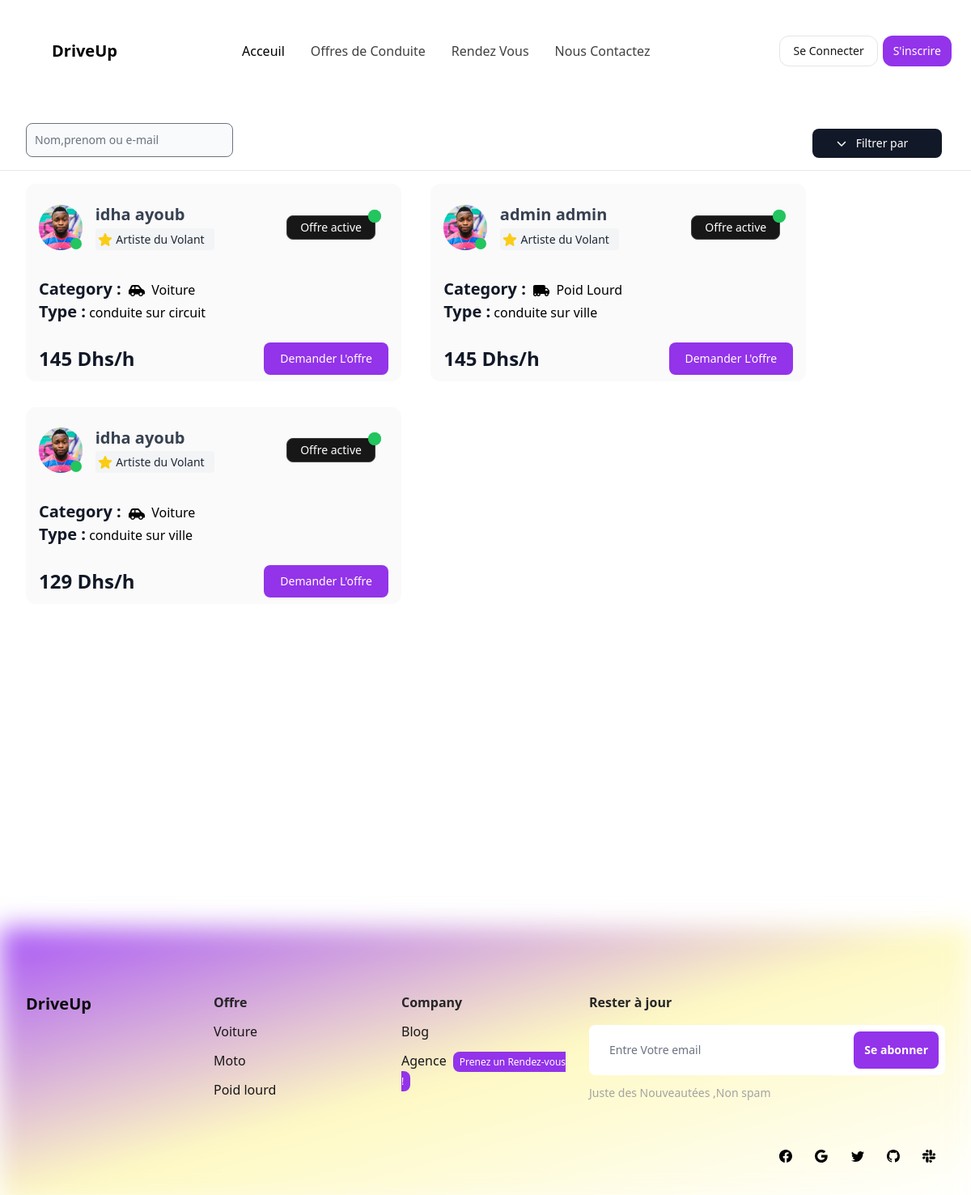
Page /driving_offers on the earlier database version.
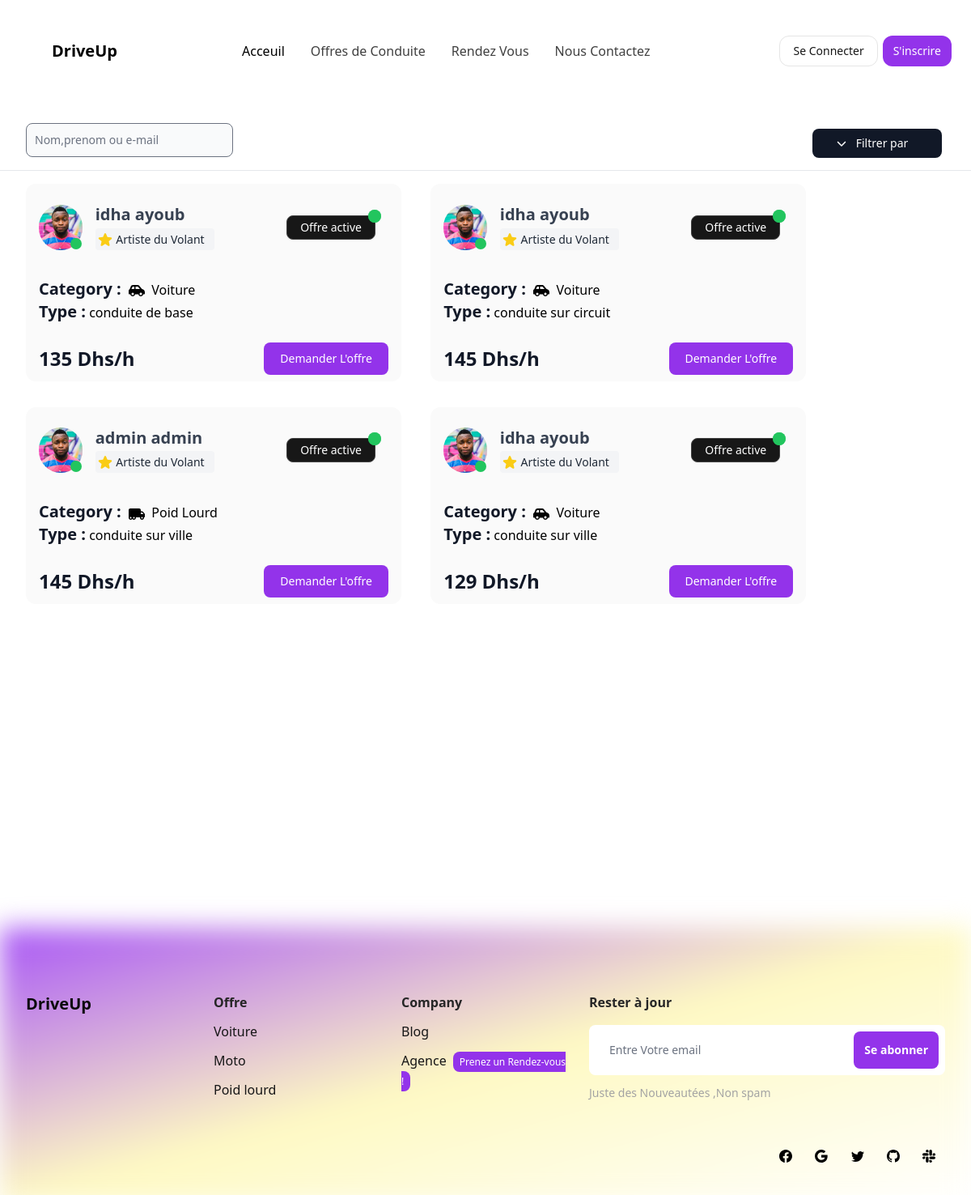
Same page on the later database version.
### app/models.py (models this page shows, shortened)
class Driving_offer(models.Model):
    conduite_de_base='conduite de base'
    conduite_sur_ville='conduite sur ville'
    conduite_sur_circuit='conduite sur circuit'
    driving_offer_CHOICES=[
        (conduite_de_base,'conduite de base'),
        (conduite_sur_ville,'conduite sur ville'),
        (conduite_sur_circuit,'conduite sur circuit'),
    ]
    driver=models.ForeignKey(Driver,on_delete=models.CASCADE,null=True)
    offer_type=models.CharField(max_length=30,choices=driving_offer_CHOICES)
    price_per_hour=models.IntegerField(null=True)
    is_active=models.BooleanField(null=True,default=False)

class Driver(models.Model):
    CAR = 'Voiture'
    MOTO = 'Moto'
    POIDS_LOURD = 'Poids Lourd'
    VEHICLE_CHOICES = [
        (CAR ,'Voiture'),
        (MOTO ,'Moto'),
        (POIDS_LOURD ,'Poids lourd'),
    ]
    Artiste_du_Volant='Artiste du Volant'
    Maitre_Conducteur='Maitre Conducteur'
    Expert_au_Volant='Expert au Volant'
    LEVEL_CHOICES=[
        (Artiste_du_Volant, 'Artiste du Volant'),
        (Maitre_Conducteur, 'Maitre Conducteur'),
        (Expert_au_Volant, 'Expert au Volant'),
    ]
    user=models.OneToOneField(User,on_delete=models.CASCADE,null=True)
    level=models.CharField(max_length=20,choices=LEVEL_CHOICES,null=True)
    is_driver=models.BooleanField(null=True)
    vehicle = models.CharField(max_length=20, choices=VEHICLE_CHOICES,null=True)

class User_otherfields(models.Model):
    user=models.OneToOneField(User,on_delete=models.CASCADE,null=True)
    profile_image=models.ImageField(upload_to="static" , null=True)
    cni=models.CharField(max_length=10,blank=True)

### sfe/views.py (the view)
# urls.py: path('driving_offers',views.driving_offers,name="driving_offers"),
def driving_offers(request):
    driving_offers=Driving_offer.objects.all().order_by("-id")
    cars=Car.objects.all()
    bikes=Bike.objects.all()
    trucks=Truck.objects.all()
    context={
        'driving_offers':driving_offers,
        'cars':cars,
        'bikes':bikes,
        'trucks':trucks,
    }
    return render(request,"main/driving_offers.html",context)

### templates/main/driving_offers.html (shortened to what the changed rows need)
{% extends 'base.html' %}
{% block content %}
{% load  static %}
          {% include "msg/msg.html" %}
{% if not driving_offers %}
<section class="bg-white ">
  <div class="pt-4 px-4 mx-auto max-w-screen-xl lg:pt-16 lg:px-6">
      <div class="mx-auto max-w-screen-sm text-center">
          <h2>Aucun Utilisateur</h2>
          <div class="flex justify-center items-center pt-4 "> <img class=" w-80 h-80" src="{% static 'C:\Users\lenovo\Desktop\sfep\sfe\static\404.png' %}"></div>
          <div class="flex justify-center items-center">
              <button type="button" class="text-white bg-purple-600 hover:bg-yellow-400 focus:ring-4 focus:ring-gray-300 font-medium rounded-lg text-sm px-5 py-2.5 me-2 mb-2 "><a href="{% url 'driving_offers' %}">Retour au page des offres</a></button>
          </div>
      </div>
  </div>
</section>
{% else %}
{% for i in driving_offers  %}
                            <div
                            class="inline-block my-4  sm:w-[38rem] md:w-[48rem] lg:w-[29rem] max-w-[36rem] ml-8  rounded-xl bg-neutral-50 px-4 py-2  z-10 ">
                            <div
                              class="relative flex items-center gap-4 pt-0 pb-8 mx-0 mt-4 overflow-hidden text-gray-700  shadow-none   z-10">
                                <div class="relative inline-flex">
                                  <img
                                    src="{{i.driver.user.user_otherfields.profile_image.url}}"
                                    alt="profile picture"
                                    class="inline-block relative object-cover object-center !rounded-full w-16 h-14 " />
                                    {% if i.driver.user.is_active is True %}
                                    <span
                                    class="absolute min-w-[14px] min-h-[14px] rounded-full py-1 px-1 text-xs font-medium content-[''] leading-none grid place-items-center bottom-[14%] right-[14%] translate-x-2/4 translate-y-2/4 bg-green-500 text-white">
                                  </span>
                                  {% else %}
                                  <span
                                  class="absolute min-w-[14px] min-h-[14px] rounded-full py-1 px-1 text-xs font-medium content-[''] leading-none grid place-items-center bottom-[14%] right-[14%] translate-x-2/4 translate-y-2/4 bg-red-500 text-white">
                                </span>
                                    {% endif %}
                                </div>
                              <div class="flex w-full flex-col gap-0.5">
                                <div class="flex items-center justify-between">
                                  <h5
                                    class="block font-sans text-xl antialiased font-semibold leading-snug tracking-normal text-blue-gray-900">
                                    {{i.driver.user.last_name}} {{i.driver.user.first_name}}<br>
                                    {% if i.driver.level == 'Artiste du Volant' %}
                                    <div class=" text-base font-medium text-gray-900 whitespace-nowrap my-1">
                                     <span class="bg-gray-100 text-gray-800 text-sm font-medium me-2 py-1 pr-1 pl-0.5 rounded  ">
                                             <p class="me-2 inline-block ">Artiste du Volant</p>
                                     </span>
                                   </div>
                                    {% endif %}
                                  </h5>
                                  <div class="flex items-center gap-0 ">
                                    {% if i.is_active is True %}
                                    <button type="button" class="m-1 ms-0 mr-4 relative py-1 px-4 inline-flex items-center gap-x-2 text-sm font-medium rounded-lg border  shadow-sm disabled:opacity-50 bg-neutral-900 border-neutral-700 text-white hover:bg-neutral-800 z-10">
                                        <a  >Offre active</a>
                                     <span class="flex absolute top-0 end-0 -mt-2 -me-2">
                                       <span class="relative inline-flex text-xs bg-green-500 text-white rounded-full py-2 px-2">
                                       </span>
                                     </span>
                                   </button>
                                    {% endif %}
                                  </div>
                                </div>
                              </div>
                            </div>
                            <div class="p-0 mb-6">
                              <p class="inline-block text-xl font-bold text-gray-900">Category :&nbsp;  </p>
                              <div class="inline-block">
                                <p class="block font-sans text-base antialiased font-light leading-relaxed text-inherit">
                                  <p class="block font-sans text-base antialiased font-light leading-relaxed text-blue-gray-900">
                                    {% if i.driver.vehicle == "Voiture" %}
                                    <td class="text-base font-medium text-gray-900 whitespace-nowrap ">
                                      Voiture
                                    </td>
                                    {% else %}
                                    <td class="text-base font-medium text-gray-900 whitespace-nowrap ">
                                      Poid Lourd
                                    </td>
                                    {% endif %}
                               </p>
                                </p>
                              </div>
                              <p class="block font-sans text-base antialiased font-light leading-relaxed text-inherit">
                               <p class="inline-block text-xl font-bold text-gray-900">
                                  Type :
                               </p> {{i.offer_type}}
                              </p>
                            </div>
                            <div class="flex items-center justify-between">
                              <span class="text-2xl font-bold text-gray-900 ">{{i.price_per_hour}} Dhs/h</span>
                              <button data-modal-target="crud-modal-{{i.id}}" data-modal-toggle="crud-modal-{{i.id}}" class="block text-white bg-purple-600 hover:bg-yellow-400 focus:ring-4 focus:outline-none  font-medium rounded-lg text-sm px-5 py-2.5 text-center transition" type="button">
                                Demander L'offre
                              </button>
                            </div>
                          </div>
                            {% endfor %}
                            {% endif %}
{% endblock %}

Differences in the rows shown:
added Driving_offer: driver.user.user_otherfields.profile_image (picture), driver.user.last_name "idha", driver.user.first_name "ayoub", shows "Artiste du Volant", is_active "Offre active", shows "Voiture", offer_type "conduite de base", price_per_hour "135"
